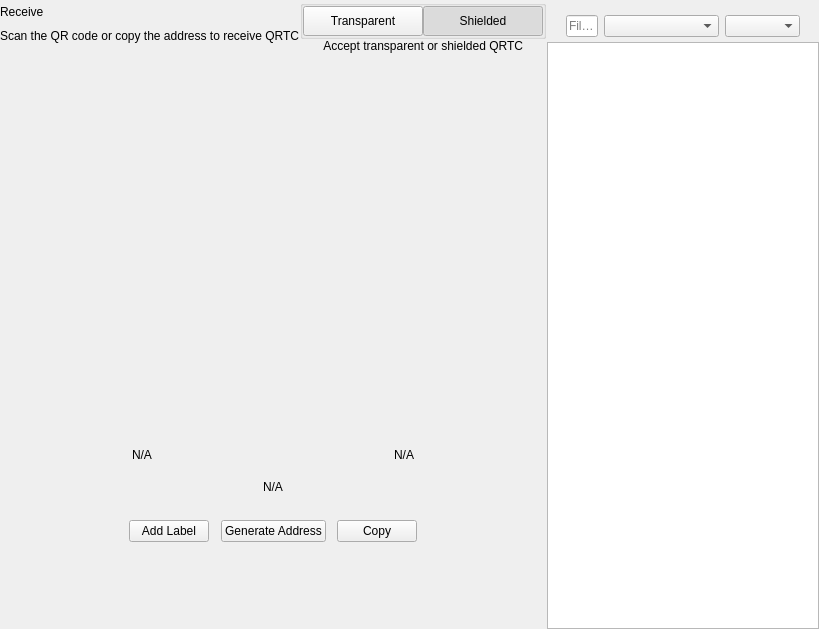
<?xml version="1.0" encoding="UTF-8"?>
<ui version="4.0">
 <class>ReceiveWidget</class>
 <widget class="QWidget" name="ReceiveWidget">
  <property name="geometry">
   <rect>
    <x>0</x>
    <y>0</y>
    <width>819</width>
    <height>629</height>
   </rect>
  </property>
  <property name="minimumSize">
   <size>
    <width>0</width>
    <height>0</height>
   </size>
  </property>
  <property name="windowTitle">
   <string>Form</string>
  </property>
  <layout class="QHBoxLayout" name="horizontalLayout_2" stretch="2,1">
   <property name="spacing">
    <number>0</number>
   </property>
   <property name="leftMargin">
    <number>0</number>
   </property>
   <property name="topMargin">
    <number>0</number>
   </property>
   <property name="rightMargin">
    <number>0</number>
   </property>
   <property name="bottomMargin">
    <number>0</number>
   </property>
   <item>
    <widget class="QWidget" name="left" native="true">
     <layout class="QVBoxLayout" name="verticalLayout_3">
      <property name="leftMargin">
       <number>0</number>
      </property>
      <property name="topMargin">
       <number>0</number>
      </property>
      <property name="rightMargin">
       <number>0</number>
      </property>
      <property name="bottomMargin">
       <number>0</number>
      </property>
      <item>
       <layout class="QVBoxLayout" name="verticalLayout_2">
        <property name="spacing">
         <number>0</number>
        </property>
        <property name="leftMargin">
         <number>0</number>
        </property>
        <item>
         <layout class="QHBoxLayout" name="horizontalLayout_3">
          <property name="spacing">
           <number>0</number>
          </property>
          <item>
           <layout class="QVBoxLayout" name="verticalLayout_4">
            <property name="spacing">
             <number>5</number>
            </property>
            <item>
             <widget class="QLabel" name="labelTitle">
              <property name="text">
               <string>Receive</string>
              </property>
             </widget>
            </item>
            <item alignment="Qt::AlignTop">
             <widget class="QLabel" name="labelSubtitle1">
              <property name="text">
               <string>Scan the QR code or copy the address to receive QRTC</string>
              </property>
             </widget>
            </item>
           </layout>
          </item>
          <item>
           <spacer name="horizontalSpacer">
            <property name="orientation">
             <enum>Qt::Horizontal</enum>
            </property>
            <property name="sizeHint" stdset="0">
             <size>
              <width>40</width>
              <height>20</height>
             </size>
            </property>
           </spacer>
          </item>
          <item>
           <widget class="QWidget" name="containerViewPrivacyChecks" native="true">
            <layout class="QVBoxLayout" name="containerPrivacyChecks">
             <property name="spacing">
              <number>0</number>
             </property>
             <property name="leftMargin">
              <number>0</number>
             </property>
             <property name="topMargin">
              <number>0</number>
             </property>
             <property name="rightMargin">
              <number>0</number>
             </property>
             <property name="bottomMargin">
              <number>0</number>
             </property>
             <item alignment="Qt::AlignHCenter|Qt::AlignVCenter">
              <widget class="QGroupBox" name="groupBox">
               <property name="title">
                <string/>
               </property>
               <layout class="QHBoxLayout" name="horizontalLayout_2_1">
                <property name="spacing">
                 <number>0</number>
                </property>
                <property name="leftMargin">
                 <number>0</number>
                </property>
                <property name="topMargin">
                 <number>0</number>
                </property>
                <property name="rightMargin">
                 <number>0</number>
                </property>
                <property name="bottomMargin">
                 <number>0</number>
                </property>
                <item>
                 <widget class="QPushButton" name="pushLeft">
                  <property name="minimumSize">
                   <size>
                    <width>120</width>
                    <height>30</height>
                   </size>
                  </property>
                  <property name="maximumSize">
                   <size>
                    <width>120</width>
                    <height>30</height>
                   </size>
                  </property>
                  <property name="focusPolicy">
                   <enum>Qt::NoFocus</enum>
                  </property>
                  <property name="text">
                   <string>Transparent</string>
                  </property>
                  <property name="checkable">
                   <bool>true</bool>
                  </property>
                  <property name="autoExclusive">
                   <bool>true</bool>
                  </property>
                 </widget>
                </item>
                <item>
                 <widget class="QPushButton" name="pushRight">
                  <property name="minimumSize">
                   <size>
                    <width>120</width>
                    <height>30</height>
                   </size>
                  </property>
                  <property name="maximumSize">
                   <size>
                    <width>120</width>
                    <height>30</height>
                   </size>
                  </property>
                  <property name="focusPolicy">
                   <enum>Qt::NoFocus</enum>
                  </property>
                  <property name="text">
                   <string>Shielded</string>
                  </property>
                  <property name="checkable">
                   <bool>true</bool>
                  </property>
                  <property name="checked">
                   <bool>true</bool>
                  </property>
                  <property name="autoExclusive">
                   <bool>true</bool>
                  </property>
                 </widget>
                </item>
               </layout>
              </widget>
             </item>
             <item alignment="Qt::AlignHCenter|Qt::AlignTop">
              <widget class="QLabel" name="labelSubtitle2">
               <property name="text">
                <string>Accept transparent or shielded QRTC</string>
               </property>
               <property name="alignment">
                <set>Qt::AlignRight|Qt::AlignTrailing|Qt::AlignVCenter</set>
               </property>
              </widget>
             </item>
            </layout>
           </widget>
          </item>
         </layout>
        </item>
        <item>
         <spacer name="verticalSpacer_2">
          <property name="orientation">
           <enum>Qt::Vertical</enum>
          </property>
          <property name="sizeType">
           <enum>QSizePolicy::Expanding</enum>
          </property>
          <property name="sizeHint" stdset="0">
           <size>
            <width>20</width>
            <height>50</height>
           </size>
          </property>
         </spacer>
        </item>
        <item alignment="Qt::AlignHCenter">
         <widget class="QWidget" name="layoutQR" native="true">
          <property name="maximumSize">
           <size>
            <width>510</width>
            <height>16777215</height>
           </size>
          </property>
          <layout class="QVBoxLayout" name="verticalLayoutQr">
           <item>
            <spacer name="verticalSpacer11">
             <property name="orientation">
              <enum>Qt::Vertical</enum>
             </property>
             <property name="sizeType">
              <enum>QSizePolicy::Fixed</enum>
             </property>
             <property name="sizeHint" stdset="0">
              <size>
               <width>20</width>
               <height>20</height>
              </size>
             </property>
            </spacer>
           </item>
           <item alignment="Qt::AlignHCenter">
            <widget class="QLabel" name="labelQrImg">
             <property name="minimumSize">
              <size>
               <width>260</width>
               <height>260</height>
              </size>
             </property>
             <property name="maximumSize">
              <size>
               <width>260</width>
               <height>260</height>
              </size>
             </property>
             <property name="text">
              <string/>
             </property>
             <property name="alignment">
              <set>Qt::AlignCenter</set>
             </property>
            </widget>
           </item>
           <item>
            <spacer name="verticalSpacer_21">
             <property name="orientation">
              <enum>Qt::Vertical</enum>
             </property>
             <property name="sizeType">
              <enum>QSizePolicy::Fixed</enum>
             </property>
             <property name="sizeHint" stdset="0">
              <size>
               <width>20</width>
               <height>30</height>
              </size>
             </property>
            </spacer>
           </item>
           <item>
            <widget class="QWidget" name="widget" native="true">
             <property name="minimumSize">
              <size>
               <width>0</width>
               <height>0</height>
              </size>
             </property>
             <layout class="QHBoxLayout" name="horizontalLayout_5">
              <item>
               <widget class="QLabel" name="labelLabel">
                <property name="text">
                 <string notr="true">N/A</string>
                </property>
               </widget>
              </item>
              <item>
               <spacer name="horizontalSpacer_2">
                <property name="orientation">
                 <enum>Qt::Horizontal</enum>
                </property>
                <property name="sizeHint" stdset="0">
                 <size>
                  <width>141</width>
                  <height>20</height>
                 </size>
                </property>
               </spacer>
              </item>
              <item>
               <widget class="QLabel" name="labelDate">
                <property name="text">
                 <string notr="true">N/A</string>
                </property>
                <property name="alignment">
                 <set>Qt::AlignRight|Qt::AlignTrailing|Qt::AlignVCenter</set>
                </property>
               </widget>
              </item>
             </layout>
            </widget>
           </item>
           <item>
            <widget class="QLabel" name="labelAddress">
             <property name="sizePolicy">
              <sizepolicy hsizetype="Expanding" vsizetype="Preferred">
               <horstretch>0</horstretch>
               <verstretch>0</verstretch>
              </sizepolicy>
             </property>
             <property name="minimumSize">
              <size>
               <width>300</width>
               <height>0</height>
              </size>
             </property>
             <property name="text">
              <string notr="true">N/A</string>
             </property>
             <property name="alignment">
              <set>Qt::AlignCenter</set>
             </property>
            </widget>
           </item>
           <item>
            <spacer name="verticalSpacer_4">
             <property name="orientation">
              <enum>Qt::Vertical</enum>
             </property>
             <property name="sizeType">
              <enum>QSizePolicy::Fixed</enum>
             </property>
             <property name="sizeHint" stdset="0">
              <size>
               <width>20</width>
               <height>20</height>
              </size>
             </property>
            </spacer>
           </item>
           <item>
            <layout class="QHBoxLayout" name="horizontalLayout_4">
             <item alignment="Qt::AlignHCenter">
              <widget class="QPushButton" name="pushButtonLabel">
               <property name="focusPolicy">
                <enum>Qt::NoFocus</enum>
               </property>
               <property name="text">
                <string>Add Label</string>
               </property>
              </widget>
             </item>
             <item alignment="Qt::AlignHCenter">
              <widget class="QPushButton" name="pushButtonNewAddress">
               <property name="focusPolicy">
                <enum>Qt::NoFocus</enum>
               </property>
               <property name="text">
                <string>Generate Address</string>
               </property>
              </widget>
             </item>
             <item alignment="Qt::AlignHCenter">
              <widget class="QPushButton" name="pushButtonCopy">
               <property name="focusPolicy">
                <enum>Qt::NoFocus</enum>
               </property>
               <property name="text">
                <string>Copy</string>
               </property>
              </widget>
             </item>
            </layout>
           </item>
           <item>
            <spacer name="verticalSpacer_3">
             <property name="orientation">
              <enum>Qt::Vertical</enum>
             </property>
             <property name="sizeType">
              <enum>QSizePolicy::Expanding</enum>
             </property>
             <property name="sizeHint" stdset="0">
              <size>
               <width>20</width>
               <height>20</height>
              </size>
             </property>
            </spacer>
           </item>
          </layout>
         </widget>
        </item>
        <item>
         <spacer name="verticalSpacer">
          <property name="orientation">
           <enum>Qt::Vertical</enum>
          </property>
          <property name="sizeHint" stdset="0">
           <size>
            <width>20</width>
            <height>40</height>
           </size>
          </property>
         </spacer>
        </item>
       </layout>
      </item>
     </layout>
    </widget>
   </item>
   <item>
    <widget class="QWidget" name="right" native="true">
     <layout class="QVBoxLayout" name="verticalLayout_5">
      <property name="spacing">
       <number>0</number>
      </property>
      <property name="leftMargin">
       <number>1</number>
      </property>
      <property name="topMargin">
       <number>0</number>
      </property>
      <property name="rightMargin">
       <number>0</number>
      </property>
      <property name="bottomMargin">
       <number>0</number>
      </property>
      <item>
       <layout class="QVBoxLayout" name="container_right">
        <property name="spacing">
         <number>0</number>
        </property>
        <property name="leftMargin">
         <number>0</number>
        </property>
        <property name="rightMargin">
         <number>0</number>
        </property>
        <item>
         <layout class="QVBoxLayout" name="verticalLayout">
          <property name="spacing">
           <number>6</number>
          </property>
          <property name="leftMargin">
           <number>19</number>
          </property>
          <property name="rightMargin">
           <number>19</number>
          </property>
          <item>
           <widget class="OptionButton" name="btnRequest" native="true"/>
          </item>
          <item>
           <widget class="OptionButton" name="btnMyAddresses" native="true">
            <property name="sizePolicy">
             <sizepolicy hsizetype="Preferred" vsizetype="Minimum">
              <horstretch>0</horstretch>
              <verstretch>0</verstretch>
             </sizepolicy>
            </property>
           </widget>
          </item>
         </layout>
        </item>
        <item>
         <widget class="QWidget" name="sortWidget" native="true">
          <layout class="QHBoxLayout" name="horizontalLayout_6">
           <property name="leftMargin">
            <number>19</number>
           </property>
           <property name="rightMargin">
            <number>19</number>
           </property>
           <property name="bottomMargin">
            <number>5</number>
           </property>
           <item>
            <widget class="QLineEdit" name="lineEditFilter">
             <property name="sizePolicy">
              <sizepolicy hsizetype="Expanding" vsizetype="Fixed">
               <horstretch>0</horstretch>
               <verstretch>0</verstretch>
              </sizepolicy>
             </property>
             <property name="minimumSize">
              <size>
               <width>0</width>
               <height>0</height>
              </size>
             </property>
             <property name="contextMenuPolicy">
              <enum>Qt::DefaultContextMenu</enum>
             </property>
             <property name="acceptDrops">
              <bool>false</bool>
             </property>
             <property name="maxLength">
              <number>40</number>
             </property>
             <property name="placeholderText">
              <string>Filter</string>
             </property>
            </widget>
           </item>
           <item>
            <spacer name="horizontalSpacer_3">
             <property name="orientation">
              <enum>Qt::Horizontal</enum>
             </property>
             <property name="sizeType">
              <enum>QSizePolicy::Preferred</enum>
             </property>
             <property name="sizeHint" stdset="0">
              <size>
               <width>20</width>
               <height>20</height>
              </size>
             </property>
            </spacer>
           </item>
           <item>
            <widget class="QComboBox" name="comboBoxSort">
             <property name="sizePolicy">
              <sizepolicy hsizetype="Preferred" vsizetype="Fixed">
               <horstretch>0</horstretch>
               <verstretch>0</verstretch>
              </sizepolicy>
             </property>
             <property name="minimumSize">
              <size>
               <width>115</width>
               <height>0</height>
              </size>
             </property>
            </widget>
           </item>
           <item>
            <widget class="QComboBox" name="comboBoxSortOrder">
             <property name="sizePolicy">
              <sizepolicy hsizetype="Preferred" vsizetype="Fixed">
               <horstretch>0</horstretch>
               <verstretch>0</verstretch>
              </sizepolicy>
             </property>
             <property name="minimumSize">
              <size>
               <width>75</width>
               <height>0</height>
              </size>
             </property>
            </widget>
           </item>
          </layout>
          <zorder>comboBoxSort</zorder>
          <zorder>comboBoxSortOrder</zorder>
          <zorder>lineEditFilter</zorder>
         </widget>
        </item>
        <item>
         <widget class="QListView" name="listViewAddress"/>
        </item>
       </layout>
      </item>
     </layout>
    </widget>
   </item>
  </layout>
 </widget>
 <customwidgets>
  <customwidget>
   <class>OptionButton</class>
   <extends>QWidget</extends>
   <header>qt/quirkyturtcoin/optionbutton.h</header>
   <container>1</container>
  </customwidget>
 </customwidgets>
 <resources/>
 <connections/>
</ui>
